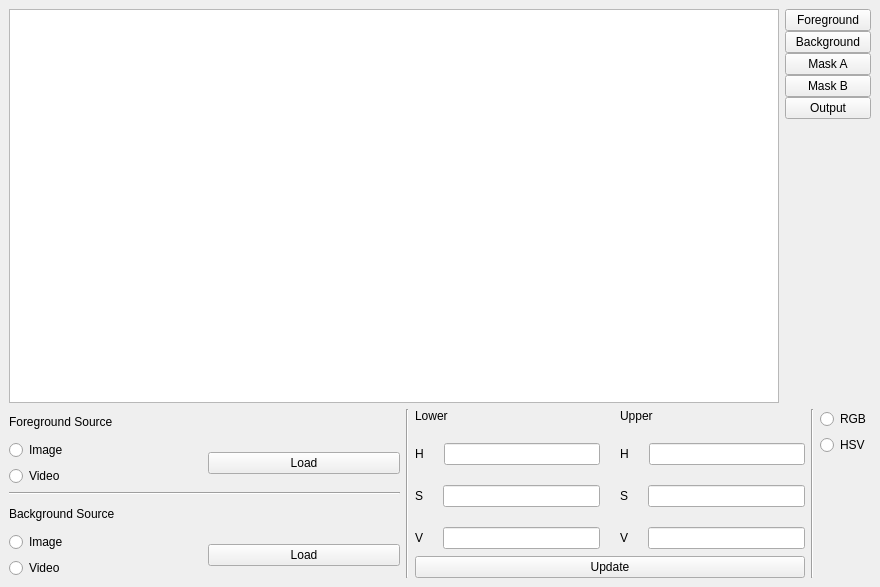
<?xml version="1.0" encoding="UTF-8"?>
<ui version="4.0">
 <class>MainWindow</class>
 <widget class="QMainWindow" name="MainWindow">
  <property name="geometry">
   <rect>
    <x>0</x>
    <y>0</y>
    <width>880</width>
    <height>587</height>
   </rect>
  </property>
  <property name="windowTitle">
   <string>MainWindow</string>
  </property>
  <widget class="QWidget" name="centralwidget">
   <property name="sizePolicy">
    <sizepolicy hsizetype="Expanding" vsizetype="Expanding">
     <horstretch>0</horstretch>
     <verstretch>0</verstretch>
    </sizepolicy>
   </property>
   <property name="maximumSize">
    <size>
     <width>961</width>
     <height>700</height>
    </size>
   </property>
   <layout class="QGridLayout" name="gridLayout">
    <item row="0" column="0">
     <layout class="QVBoxLayout" name="verticalLayout" stretch="7,3">
      <item>
       <layout class="QHBoxLayout" name="horizontalLayout" stretch="9,1">
        <item>
         <layout class="QVBoxLayout" name="verticalLayout_3">
          <item>
           <widget class="QGraphicsView" name="graphicsView"/>
          </item>
         </layout>
        </item>
        <item>
         <layout class="QVBoxLayout" name="verticalLayout_2" stretch="0,0,0,0,0,0">
          <property name="spacing">
           <number>0</number>
          </property>
          <property name="sizeConstraint">
           <enum>QLayout::SetDefaultConstraint</enum>
          </property>
          <property name="bottomMargin">
           <number>0</number>
          </property>
          <item>
           <widget class="QPushButton" name="foregroundOutpuutButton">
            <property name="text">
             <string>Foreground</string>
            </property>
           </widget>
          </item>
          <item>
           <widget class="QPushButton" name="backgroundOutputButton">
            <property name="text">
             <string>Background</string>
            </property>
           </widget>
          </item>
          <item>
           <widget class="QPushButton" name="maskAOutputButton">
            <property name="text">
             <string>Mask A</string>
            </property>
           </widget>
          </item>
          <item>
           <widget class="QPushButton" name="maskBOutputButton">
            <property name="text">
             <string>Mask B</string>
            </property>
           </widget>
          </item>
          <item>
           <widget class="QPushButton" name="outputButton">
            <property name="text">
             <string>Output</string>
            </property>
           </widget>
          </item>
          <item>
           <spacer name="verticalSpacer">
            <property name="orientation">
             <enum>Qt::Vertical</enum>
            </property>
            <property name="sizeHint" stdset="0">
             <size>
              <width>20</width>
              <height>40</height>
             </size>
            </property>
           </spacer>
          </item>
         </layout>
        </item>
       </layout>
      </item>
      <item>
       <layout class="QHBoxLayout" name="horizontalLayout_2" stretch="1,0,1,0,0">
        <item>
         <layout class="QVBoxLayout" name="verticalLayout_4">
          <item>
           <widget class="QLabel" name="label">
            <property name="sizePolicy">
             <sizepolicy hsizetype="Minimum" vsizetype="Minimum">
              <horstretch>0</horstretch>
              <verstretch>0</verstretch>
             </sizepolicy>
            </property>
            <property name="text">
             <string>Foreground Source</string>
            </property>
           </widget>
          </item>
          <item>
           <layout class="QHBoxLayout" name="horizontalLayout_3">
            <item>
             <layout class="QVBoxLayout" name="verticalLayout_9">
              <item>
               <widget class="QRadioButton" name="foregroundImageButton">
                <property name="text">
                 <string>Image</string>
                </property>
               </widget>
              </item>
              <item>
               <widget class="QRadioButton" name="foregroundVideoButton">
                <property name="text">
                 <string>Video</string>
                </property>
               </widget>
              </item>
             </layout>
            </item>
            <item>
             <layout class="QVBoxLayout" name="verticalLayout_7">
              <item>
               <widget class="QPushButton" name="foregroundLoadButton">
                <property name="text">
                 <string>Load</string>
                </property>
               </widget>
              </item>
             </layout>
            </item>
           </layout>
          </item>
          <item>
           <widget class="Line" name="line_3">
            <property name="orientation">
             <enum>Qt::Horizontal</enum>
            </property>
           </widget>
          </item>
          <item>
           <widget class="QLabel" name="label_2">
            <property name="text">
             <string>Background Source</string>
            </property>
           </widget>
          </item>
          <item>
           <layout class="QHBoxLayout" name="horizontalLayout_5">
            <item>
             <layout class="QVBoxLayout" name="verticalLayout_10">
              <item>
               <widget class="QRadioButton" name="backgroundImageButton">
                <property name="text">
                 <string>Image</string>
                </property>
               </widget>
              </item>
              <item>
               <widget class="QRadioButton" name="backgroundVideoButton">
                <property name="text">
                 <string>Video</string>
                </property>
               </widget>
              </item>
             </layout>
            </item>
            <item>
             <layout class="QVBoxLayout" name="verticalLayout_11">
              <item>
               <widget class="QPushButton" name="backgroundLoadButton">
                <property name="text">
                 <string>Load</string>
                </property>
               </widget>
              </item>
             </layout>
            </item>
           </layout>
          </item>
         </layout>
        </item>
        <item>
         <widget class="Line" name="line">
          <property name="orientation">
           <enum>Qt::Vertical</enum>
          </property>
         </widget>
        </item>
        <item>
         <layout class="QVBoxLayout" name="verticalLayout_14">
          <item>
           <layout class="QHBoxLayout" name="horizontalLayout_14">
            <property name="spacing">
             <number>20</number>
            </property>
            <item>
             <layout class="QVBoxLayout" name="verticalLayout_5">
              <item>
               <layout class="QVBoxLayout" name="verticalLayout_12">
                <item>
                 <widget class="QLabel" name="label_9">
                  <property name="text">
                   <string>Lower</string>
                  </property>
                 </widget>
                </item>
                <item>
                 <layout class="QHBoxLayout" name="horizontalLayout_8">
                  <item>
                   <widget class="QLabel" name="hLowerLabel">
                    <property name="text">
                     <string>H</string>
                    </property>
                   </widget>
                  </item>
                  <item>
                   <widget class="QLineEdit" name="lineEdit">
                    <property name="sizePolicy">
                     <sizepolicy hsizetype="MinimumExpanding" vsizetype="Fixed">
                      <horstretch>0</horstretch>
                      <verstretch>0</verstretch>
                     </sizepolicy>
                    </property>
                    <property name="placeholderText">
                     <string/>
                    </property>
                   </widget>
                  </item>
                 </layout>
                </item>
                <item>
                 <layout class="QHBoxLayout" name="horizontalLayout_10">
                  <item>
                   <widget class="QLabel" name="sLowerLabel">
                    <property name="text">
                     <string>S</string>
                    </property>
                   </widget>
                  </item>
                  <item>
                   <widget class="QLineEdit" name="lineEdit_2">
                    <property name="sizePolicy">
                     <sizepolicy hsizetype="MinimumExpanding" vsizetype="Fixed">
                      <horstretch>0</horstretch>
                      <verstretch>0</verstretch>
                     </sizepolicy>
                    </property>
                    <property name="placeholderText">
                     <string/>
                    </property>
                   </widget>
                  </item>
                 </layout>
                </item>
                <item>
                 <layout class="QHBoxLayout" name="horizontalLayout_9">
                  <item>
                   <widget class="QLabel" name="vLowerLabel">
                    <property name="text">
                     <string>V</string>
                    </property>
                   </widget>
                  </item>
                  <item>
                   <widget class="QLineEdit" name="lineEdit_3">
                    <property name="sizePolicy">
                     <sizepolicy hsizetype="MinimumExpanding" vsizetype="Fixed">
                      <horstretch>0</horstretch>
                      <verstretch>0</verstretch>
                     </sizepolicy>
                    </property>
                    <property name="placeholderText">
                     <string/>
                    </property>
                   </widget>
                  </item>
                 </layout>
                </item>
               </layout>
              </item>
              <item>
               <spacer name="verticalSpacer_3">
                <property name="orientation">
                 <enum>Qt::Vertical</enum>
                </property>
                <property name="sizeHint" stdset="0">
                 <size>
                  <width>20</width>
                  <height>40</height>
                 </size>
                </property>
               </spacer>
              </item>
             </layout>
            </item>
            <item>
             <layout class="QVBoxLayout" name="verticalLayout_13">
              <item>
               <widget class="QLabel" name="label_10">
                <property name="text">
                 <string>Upper</string>
                </property>
               </widget>
              </item>
              <item>
               <layout class="QHBoxLayout" name="horizontalLayout_13">
                <item>
                 <widget class="QLabel" name="hUpperLabel">
                  <property name="text">
                   <string>H</string>
                  </property>
                 </widget>
                </item>
                <item>
                 <widget class="QLineEdit" name="lineEdit_4">
                  <property name="sizePolicy">
                   <sizepolicy hsizetype="MinimumExpanding" vsizetype="Fixed">
                    <horstretch>0</horstretch>
                    <verstretch>0</verstretch>
                   </sizepolicy>
                  </property>
                  <property name="placeholderText">
                   <string/>
                  </property>
                 </widget>
                </item>
               </layout>
              </item>
              <item>
               <layout class="QHBoxLayout" name="horizontalLayout_11">
                <item>
                 <widget class="QLabel" name="sUpperLabel">
                  <property name="text">
                   <string>S</string>
                  </property>
                 </widget>
                </item>
                <item>
                 <widget class="QLineEdit" name="lineEdit_5">
                  <property name="sizePolicy">
                   <sizepolicy hsizetype="MinimumExpanding" vsizetype="Fixed">
                    <horstretch>0</horstretch>
                    <verstretch>0</verstretch>
                   </sizepolicy>
                  </property>
                  <property name="placeholderText">
                   <string/>
                  </property>
                 </widget>
                </item>
               </layout>
              </item>
              <item>
               <layout class="QHBoxLayout" name="horizontalLayout_12">
                <item>
                 <widget class="QLabel" name="vUpperLabel">
                  <property name="text">
                   <string>V</string>
                  </property>
                 </widget>
                </item>
                <item>
                 <widget class="QLineEdit" name="lineEdit_6">
                  <property name="sizePolicy">
                   <sizepolicy hsizetype="MinimumExpanding" vsizetype="Fixed">
                    <horstretch>0</horstretch>
                    <verstretch>0</verstretch>
                   </sizepolicy>
                  </property>
                  <property name="placeholderText">
                   <string/>
                  </property>
                 </widget>
                </item>
               </layout>
              </item>
              <item>
               <spacer name="verticalSpacer_4">
                <property name="orientation">
                 <enum>Qt::Vertical</enum>
                </property>
                <property name="sizeHint" stdset="0">
                 <size>
                  <width>20</width>
                  <height>40</height>
                 </size>
                </property>
               </spacer>
              </item>
             </layout>
            </item>
           </layout>
          </item>
          <item>
           <widget class="QPushButton" name="valueUpdateButton">
            <property name="text">
             <string>Update</string>
            </property>
           </widget>
          </item>
         </layout>
        </item>
        <item>
         <widget class="Line" name="line_2">
          <property name="orientation">
           <enum>Qt::Vertical</enum>
          </property>
         </widget>
        </item>
        <item>
         <layout class="QVBoxLayout" name="verticalLayout_6" stretch="0,0,0">
          <item>
           <widget class="QRadioButton" name="radioButton_5">
            <property name="text">
             <string>RGB</string>
            </property>
           </widget>
          </item>
          <item>
           <widget class="QRadioButton" name="radioButton_6">
            <property name="text">
             <string>HSV</string>
            </property>
           </widget>
          </item>
          <item>
           <spacer name="verticalSpacer_2">
            <property name="orientation">
             <enum>Qt::Vertical</enum>
            </property>
            <property name="sizeHint" stdset="0">
             <size>
              <width>20</width>
              <height>40</height>
             </size>
            </property>
           </spacer>
          </item>
         </layout>
        </item>
       </layout>
      </item>
     </layout>
    </item>
   </layout>
  </widget>
 </widget>
 <resources/>
 <connections/>
</ui>
